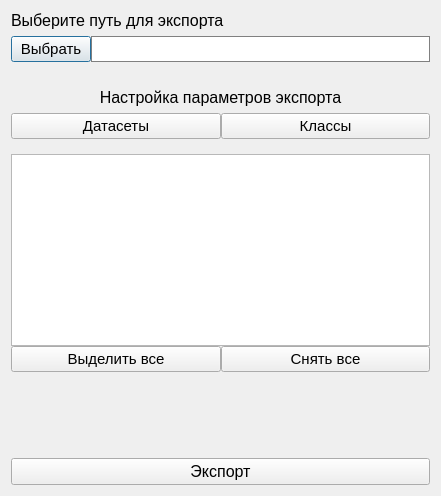
<?xml version="1.0" encoding="UTF-8"?>
<ui version="4.0">
 <class>dialog_export</class>
 <widget class="QDialog" name="dialog_export">
  <property name="geometry">
   <rect>
    <x>0</x>
    <y>0</y>
    <width>441</width>
    <height>496</height>
   </rect>
  </property>
  <property name="windowTitle">
   <string>Dialog</string>
  </property>
  <layout class="QVBoxLayout" name="verticalLayout">
   <item>
    <widget class="QLabel" name="label">
     <property name="font">
      <font>
       <pointsize>12</pointsize>
      </font>
     </property>
     <property name="text">
      <string>Выберите путь для экспорта</string>
     </property>
    </widget>
   </item>
   <item>
    <layout class="QHBoxLayout" name="horizontalLayout" stretch="0,1">
     <property name="spacing">
      <number>0</number>
     </property>
     <item>
      <widget class="QPushButton" name="button_choose_path">
       <property name="font">
        <font>
         <pointsize>11</pointsize>
        </font>
       </property>
       <property name="text">
        <string>Выбрать</string>
       </property>
      </widget>
     </item>
     <item>
      <widget class="QLabel" name="label_path">
       <property name="font">
        <font>
         <pointsize>11</pointsize>
        </font>
       </property>
       <property name="styleSheet">
        <string notr="true">border: 1px solid gray;
background-color: white;</string>
       </property>
       <property name="text">
        <string/>
       </property>
      </widget>
     </item>
    </layout>
   </item>
   <item>
    <spacer name="verticalSpacer_2">
     <property name="orientation">
      <enum>Qt::Vertical</enum>
     </property>
     <property name="sizeType">
      <enum>QSizePolicy::Fixed</enum>
     </property>
     <property name="sizeHint" stdset="0">
      <size>
       <width>20</width>
       <height>20</height>
      </size>
     </property>
    </spacer>
   </item>
   <item>
    <widget class="QLabel" name="label_2">
     <property name="font">
      <font>
       <pointsize>12</pointsize>
      </font>
     </property>
     <property name="text">
      <string>Настройка параметров экспорта</string>
     </property>
     <property name="alignment">
      <set>Qt::AlignCenter</set>
     </property>
    </widget>
   </item>
   <item>
    <layout class="QHBoxLayout" name="horizontalLayout_2">
     <property name="spacing">
      <number>0</number>
     </property>
     <item>
      <widget class="QPushButton" name="button_enable_datasets">
       <property name="font">
        <font>
         <pointsize>11</pointsize>
        </font>
       </property>
       <property name="text">
        <string>Датасеты</string>
       </property>
      </widget>
     </item>
     <item>
      <widget class="QPushButton" name="button_enable_classes">
       <property name="font">
        <font>
         <pointsize>11</pointsize>
        </font>
       </property>
       <property name="text">
        <string>Классы</string>
       </property>
      </widget>
     </item>
    </layout>
   </item>
   <item>
    <widget class="QStackedWidget" name="stack_export">
     <property name="currentIndex">
      <number>0</number>
     </property>
     <widget class="QWidget" name="page_2">
      <layout class="QVBoxLayout" name="verticalLayout_2">
       <property name="spacing">
        <number>0</number>
       </property>
       <property name="leftMargin">
        <number>0</number>
       </property>
       <property name="topMargin">
        <number>9</number>
       </property>
       <property name="rightMargin">
        <number>0</number>
       </property>
       <property name="bottomMargin">
        <number>0</number>
       </property>
       <item>
        <widget class="QListWidget" name="list_choose_datasets"/>
       </item>
       <item>
        <layout class="QHBoxLayout" name="horizontalLayout_3">
         <property name="spacing">
          <number>0</number>
         </property>
         <item>
          <widget class="QPushButton" name="button_choose_all">
           <property name="font">
            <font>
             <pointsize>11</pointsize>
            </font>
           </property>
           <property name="text">
            <string>Выделить все</string>
           </property>
          </widget>
         </item>
         <item>
          <widget class="QPushButton" name="button_cancel_all">
           <property name="font">
            <font>
             <pointsize>11</pointsize>
            </font>
           </property>
           <property name="text">
            <string>Снять все</string>
           </property>
          </widget>
         </item>
        </layout>
       </item>
      </layout>
     </widget>
     <widget class="QWidget" name="page_2">
      <layout class="QVBoxLayout" name="verticalLayout_3">
       <property name="spacing">
        <number>0</number>
       </property>
       <property name="leftMargin">
        <number>0</number>
       </property>
       <property name="rightMargin">
        <number>0</number>
       </property>
       <property name="bottomMargin">
        <number>0</number>
       </property>
       <item>
        <widget class="QListWidget" name="list_choose_classes"/>
       </item>
      </layout>
     </widget>
    </widget>
   </item>
   <item>
    <spacer name="verticalSpacer">
     <property name="orientation">
      <enum>Qt::Vertical</enum>
     </property>
     <property name="sizeHint" stdset="0">
      <size>
       <width>20</width>
       <height>40</height>
      </size>
     </property>
    </spacer>
   </item>
   <item>
    <widget class="QPushButton" name="button_start_export">
     <property name="font">
      <font>
       <pointsize>12</pointsize>
      </font>
     </property>
     <property name="styleSheet">
      <string notr="true">QDialog &gt; QPushButton {
	background-color: rgb(88, 239, 255);
}

QDialog &gt; QPushButton:hover {
	background-color: white;
}</string>
     </property>
     <property name="text">
      <string>Экспорт</string>
     </property>
    </widget>
   </item>
  </layout>
 </widget>
 <resources/>
 <connections/>
</ui>
